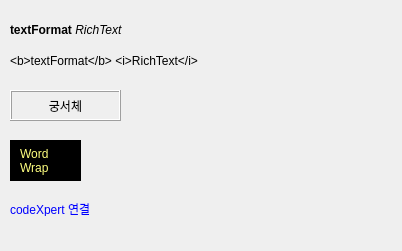
<?xml version="1.0" encoding="UTF-8"?>
<ui version="4.0">
 <class>MainWindow</class>
 <widget class="QMainWindow" name="MainWindow">
  <property name="geometry">
   <rect>
    <x>0</x>
    <y>0</y>
    <width>402</width>
    <height>251</height>
   </rect>
  </property>
  <property name="windowTitle">
   <string>MainWindow</string>
  </property>
  <widget class="QWidget" name="centralwidget">
   <widget class="QLabel" name="label">
    <property name="enabled">
     <bool>true</bool>
    </property>
    <property name="geometry">
     <rect>
      <x>10</x>
      <y>20</y>
      <width>131</width>
      <height>21</height>
     </rect>
    </property>
    <property name="styleSheet">
     <string notr="true"/>
    </property>
    <property name="frameShape">
     <enum>QFrame::NoFrame</enum>
    </property>
    <property name="frameShadow">
     <enum>QFrame::Plain</enum>
    </property>
    <property name="lineWidth">
     <number>1</number>
    </property>
    <property name="midLineWidth">
     <number>0</number>
    </property>
    <property name="text">
     <string>&lt;b&gt;textFormat&lt;/b&gt; &lt;i&gt;RichText&lt;/i&gt;</string>
    </property>
    <property name="textFormat">
     <enum>Qt::RichText</enum>
    </property>
    <property name="scaledContents">
     <bool>false</bool>
    </property>
    <property name="alignment">
     <set>Qt::AlignLeading|Qt::AlignLeft|Qt::AlignVCenter</set>
    </property>
    <property name="wordWrap">
     <bool>false</bool>
    </property>
    <property name="margin">
     <number>0</number>
    </property>
    <property name="indent">
     <number>-1</number>
    </property>
    <property name="textInteractionFlags">
     <set>Qt::LinksAccessibleByMouse</set>
    </property>
   </widget>
   <widget class="QLabel" name="label_3">
    <property name="enabled">
     <bool>true</bool>
    </property>
    <property name="geometry">
     <rect>
      <x>10</x>
      <y>50</y>
      <width>221</width>
      <height>21</height>
     </rect>
    </property>
    <property name="styleSheet">
     <string notr="true"/>
    </property>
    <property name="frameShape">
     <enum>QFrame::NoFrame</enum>
    </property>
    <property name="frameShadow">
     <enum>QFrame::Plain</enum>
    </property>
    <property name="lineWidth">
     <number>1</number>
    </property>
    <property name="midLineWidth">
     <number>0</number>
    </property>
    <property name="text">
     <string>&lt;b&gt;textFormat&lt;/b&gt; &lt;i&gt;RichText&lt;/i&gt;</string>
    </property>
    <property name="textFormat">
     <enum>Qt::PlainText</enum>
    </property>
    <property name="scaledContents">
     <bool>false</bool>
    </property>
    <property name="alignment">
     <set>Qt::AlignLeading|Qt::AlignLeft|Qt::AlignVCenter</set>
    </property>
    <property name="wordWrap">
     <bool>false</bool>
    </property>
    <property name="margin">
     <number>0</number>
    </property>
    <property name="indent">
     <number>-1</number>
    </property>
    <property name="textInteractionFlags">
     <set>Qt::LinksAccessibleByMouse</set>
    </property>
   </widget>
   <widget class="QLabel" name="label_4">
    <property name="geometry">
     <rect>
      <x>10</x>
      <y>90</y>
      <width>111</width>
      <height>31</height>
     </rect>
    </property>
    <property name="styleSheet">
     <string notr="true">font: 16pt &quot;HY궁서B&quot;;</string>
    </property>
    <property name="frameShape">
     <enum>QFrame::Box</enum>
    </property>
    <property name="frameShadow">
     <enum>QFrame::Raised</enum>
    </property>
    <property name="text">
     <string>궁서체</string>
    </property>
    <property name="alignment">
     <set>Qt::AlignCenter</set>
    </property>
   </widget>
   <widget class="QLabel" name="label_5">
    <property name="geometry">
     <rect>
      <x>10</x>
      <y>140</y>
      <width>71</width>
      <height>41</height>
     </rect>
    </property>
    <property name="styleSheet">
     <string notr="true">background-color: rgb(0,0,0 );
color: rgb(255, 255, 127);
</string>
    </property>
    <property name="text">
     <string>Word
Wrap</string>
    </property>
    <property name="wordWrap">
     <bool>true</bool>
    </property>
    <property name="indent">
     <number>10</number>
    </property>
    <property name="openExternalLinks">
     <bool>true</bool>
    </property>
    <property name="textInteractionFlags">
     <set>Qt::LinksAccessibleByMouse</set>
    </property>
   </widget>
   <widget class="QLabel" name="label_2">
    <property name="geometry">
     <rect>
      <x>10</x>
      <y>200</y>
      <width>91</width>
      <height>16</height>
     </rect>
    </property>
    <property name="text">
     <string>&lt;html&gt;&lt;head/&gt;&lt;body&gt;&lt;p&gt;&lt;a href=&quot;www.codexpert.org&quot;&gt;&lt;span style=&quot; text-decoration: underline; color:#0000ff;&quot;&gt;codeXpert 연결&lt;/span&gt;&lt;/a&gt;&lt;/p&gt;&lt;/body&gt;&lt;/html&gt;</string>
    </property>
    <property name="openExternalLinks">
     <bool>true</bool>
    </property>
   </widget>
  </widget>
  <widget class="QMenuBar" name="menubar">
   <property name="geometry">
    <rect>
     <x>0</x>
     <y>0</y>
     <width>402</width>
     <height>20</height>
    </rect>
   </property>
  </widget>
 </widget>
 <resources/>
 <connections/>
</ui>
